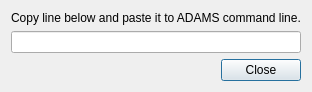
<?xml version="1.0" encoding="UTF-8"?>
<ui version="4.0">
 <class>MeasurementDialog</class>
 <widget class="QDialog" name="MeasurementDialog">
  <property name="geometry">
   <rect>
    <x>0</x>
    <y>0</y>
    <width>275</width>
    <height>88</height>
   </rect>
  </property>
  <property name="windowTitle">
   <string>Dialog</string>
  </property>
  <layout class="QVBoxLayout" name="verticalLayout">
   <item>
    <widget class="QLabel" name="label">
     <property name="text">
      <string>Copy line below and paste it to ADAMS command line.</string>
     </property>
    </widget>
   </item>
   <item>
    <widget class="QLineEdit" name="MacroLine"/>
   </item>
   <item>
    <layout class="QHBoxLayout" name="horizontalLayout">
     <item>
      <spacer name="horizontalSpacer">
       <property name="orientation">
        <enum>Qt::Horizontal</enum>
       </property>
       <property name="sizeHint" stdset="0">
        <size>
         <width>40</width>
         <height>20</height>
        </size>
       </property>
      </spacer>
     </item>
     <item>
      <widget class="QPushButton" name="pushButton_Close">
       <property name="text">
        <string>Close</string>
       </property>
      </widget>
     </item>
    </layout>
   </item>
  </layout>
 </widget>
 <resources/>
 <connections/>
</ui>
